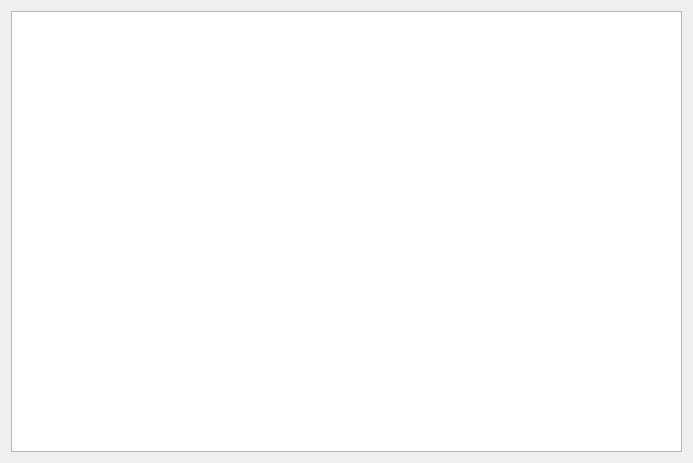
<?xml version="1.0" encoding="UTF-8"?>
<ui version="4.0">
 <class>Form</class>
 <widget class="QWidget" name="Form">
  <property name="geometry">
   <rect>
    <x>0</x>
    <y>0</y>
    <width>693</width>
    <height>463</height>
   </rect>
  </property>
  <property name="windowTitle">
   <string>Form</string>
  </property>
  <layout class="QVBoxLayout" name="verticalLayout">
   <item>
    <layout class="QGridLayout" name="gridLayout">
     <item row="0" column="0">
      <widget class="QTextEdit" name="console"/>
     </item>
    </layout>
   </item>
  </layout>
 </widget>
 <resources/>
 <connections/>
</ui>
